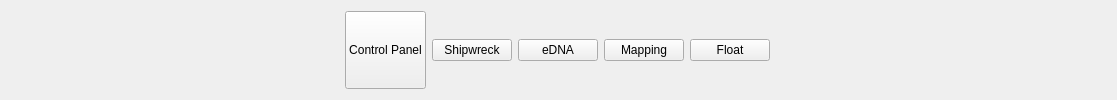
     <widget class="QWidget" name="buttonsPanel" native="true">
      <property name="sizePolicy">
       <sizepolicy hsizetype="Preferred" vsizetype="Preferred">
        <horstretch>0</horstretch>
        <verstretch>0</verstretch>
       </sizepolicy>
      </property>
      <layout class="QHBoxLayout" name="horizontalLayout">
       <item>
        <spacer name="horizontalSpacer_2">
         <property name="orientation">
          <enum>Qt::Orientation::Horizontal</enum>
         </property>
         <property name="sizeHint" stdset="0">
          <size>
           <width>334</width>
           <height>20</height>
          </size>
         </property>
        </spacer>
       </item>
       <item>
        <widget class="QPushButton" name="controlPanelButton">
         <property name="enabled">
          <bool>true</bool>
         </property>
         <property name="sizePolicy">
          <sizepolicy hsizetype="Preferred" vsizetype="Preferred">
           <horstretch>0</horstretch>
           <verstretch>0</verstretch>
          </sizepolicy>
         </property>
         <property name="text">
          <string>Control Panel</string>
         </property>
        </widget>
       </item>
       <item>
        <widget class="QPushButton" name="shipwreckButton">
         <property name="text">
          <string>Shipwreck</string>
         </property>
        </widget>
       </item>
       <item>
        <widget class="QPushButton" name="eDNAButton">
         <property name="text">
          <string>eDNA</string>
         </property>
        </widget>
       </item>
       <item>
        <widget class="QPushButton" name="mappingButton">
         <property name="text">
          <string>Mapping</string>
         </property>
        </widget>
       </item>
       <item>
        <widget class="QPushButton" name="floatButton">
         <property name="text">
          <string>Float</string>
         </property>
        </widget>
       </item>
       <item>
        <spacer name="horizontalSpacer_3">
         <property name="orientation">
          <enum>Qt::Orientation::Horizontal</enum>
         </property>
         <property name="sizeHint" stdset="0">
          <size>
           <width>336</width>
           <height>20</height>
          </size>
         </property>
        </spacer>
       </item>
      </layout>
     </widget>
